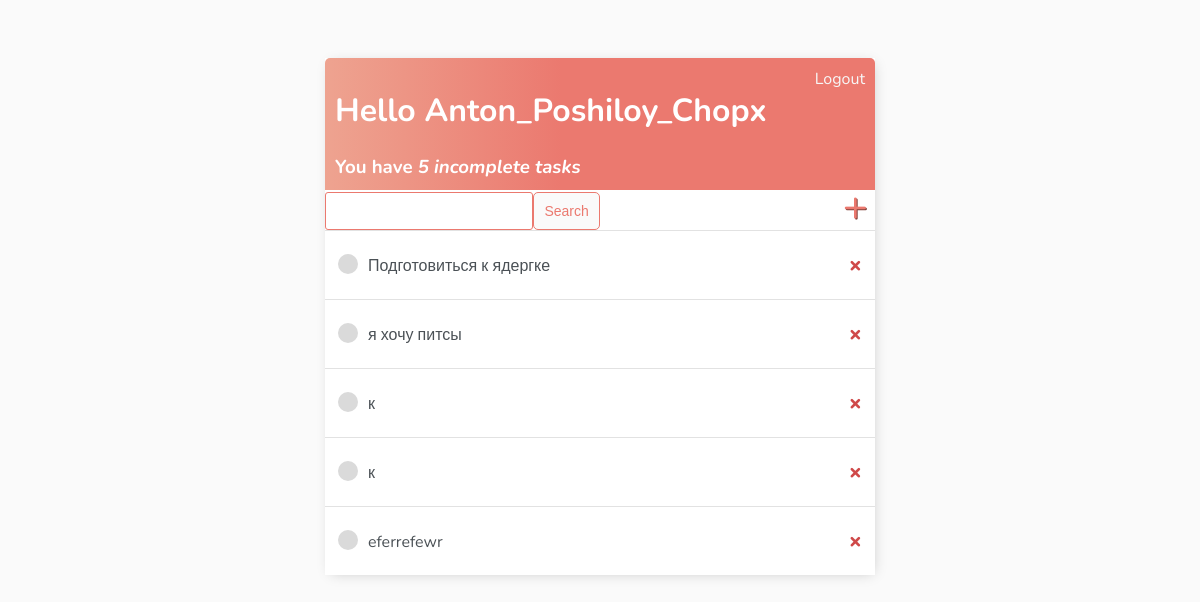
The page / (signed in) on the database as committed earlier.
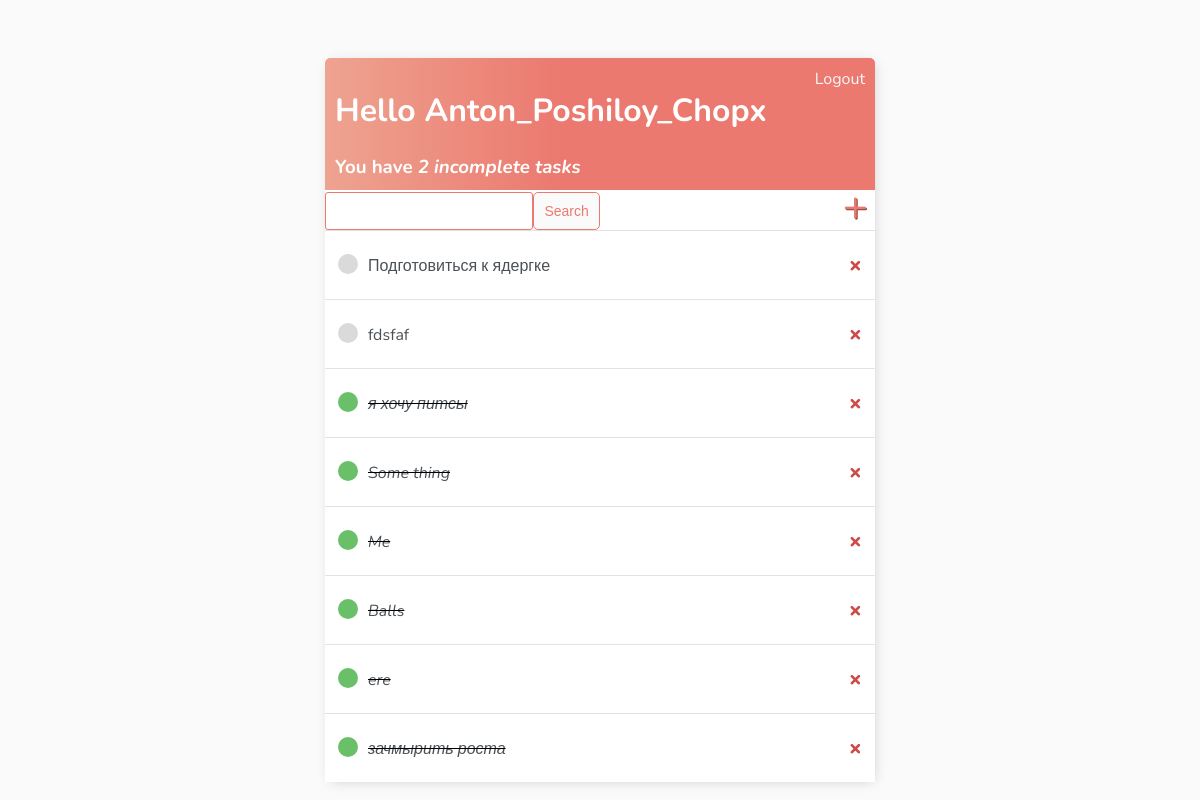
The same page on the database as committed later.
### base/models.py (models this page shows)
class Task(models.Model):
    user = models.ForeignKey(User, on_delete=models.CASCADE, null=True, blank=True)
    title = models.CharField(max_length=200)
    description = models.TextField(null=True, blank=True)
    complete = models.BooleanField(default=False)
    create = models.DateTimeField(auto_now_add=True)
    def __str__(self):
        return self.title
    class Meta:
        ordering = ['complete']

### base/views.py (the view)
# urls.py: path('', TaskList.as_view(), name='tasks'),
class TaskList(LoginRequiredMixin, ListView):
    model = Task
    context_object_name = 'tasks'
    def get_context_data(self, **kwargs):
        context = super().get_context_data(**kwargs)
        context['tasks'] = context['tasks'].filter(user=self.request.user)
        context['count'] = context['tasks'].filter(complete=False).count()
        search_input = self.request.GET.get('search-area') or ''
        if search_input:
            context['tasks'] = context['tasks'].filter(
                title__startswith=search_input)
        context['search_input'] = search_input
        return context

### base/templates/base/task_list.html
{% extends 'base/main.html' %}
{% block content %}
<div class="header-bar">
    <div>
        <h1>Hello {{request.user|title}}</h1>
        <h3 style="margin:0">You have <i>{{count}} incomplete task{{ count|pluralize:"s" }}</i></h3>
    </div>
    {% if request.user.is_authenticated %}
    <a href="{% url 'logout' %}">Logout</a>
    {% else %}
    <a href="{% url 'login' %}">Login</a>
    {% endif %}
</div>
<div id="selector-add-wrapper">
    <form method="GET" style="margin-top: -18px; ; margin-right: 250px; display: flex;">
        <input style="margin-top: 20px" type="text" name="search-area" value='{{ search_input }}'>
        <input style="margin-top: 20px" class="button" type="submit" value="Search">
    <form>
    <a id='add-link' href="{% url 'task-create' %}">&#43;</a>
</div>
<div class="task-items-wrapper">
    {% for task in tasks %}
        <div class="task-wrapper">
            {% if task.complete %}
            <div class="task-title">
                <div class="task-complete-icon"></div>
                <i><s><a href="{% url 'task-update' task.id %}">{{ task }}</a></s></i>
            </div>
            <a class="delete-link" href="{% url 'task-delete' task.id %}">&#215;</a>
            {% else %}
            <div class="task-title">
                <div class="task-incomplete-icon"></div>
                <a href="{% url 'task-update' task.id %}">{{ task }}</a>
            </div>
            <a class="delete-link" href="{% url 'task-delete' task.id %}">&#215;</a>
            {% endif %}
        </div>
    {% empty %}
    <h3>No items in list</h3>
    {% endfor %}
</div>
{% endblock content %}

### base/templates/base/main.html (shortened to what this page needs)
<!DOCTYPE html>
<html lang="en">
<head>
</head>
<body>
    <div class="container">
        {% block content %}
        {% endblock content %}
    </div>
</body>
</html>

### base/templates/base/main.html (style rules this page uses)
body { background-color: #FAFAFA; font-family: 'Nunito', sans-serif; padding-top: 50px; }
h1, h2, h3, h4, h5, h6, { font-family: 'Raleway', sans-serif; }
a, p { color: #4b5156 }
.container { max-width: 550px; margin: auto; background-color: #fff; -webkit-box-shadow: 2px 2px 13px -4px rgba(0, 0, 0, 0.21); box-shadow: 2px 2px 13px -4px rgba(0, 0, 0, 0.21); }
.header-bar { display: flex; justify-content: space-between; color: #fff; padding: 10px; border-radius: 5px 5px 0 0; background: linear-gradient(90deg, #EEA390 0%, #EB796F 43%, #EB796F 100% ); }
.header-bar a { color: rgb(247, 247, 247); text-decoration: none; }
.task-wrapper { display: flex; align-items: center; justify-content: space-between; padding: 3px; background-color: #fff; border-top: 1px solid rgb(226, 226, 226); }
.task-title a { text-decoration: none; color: #4b5156; position: relative; top: -19px; left: 40px; }
.task-complete-icon { height: 20px; width: 20px; background-color: rgb(105, 192, 105); border-radius: 50%; margin-top: 20px; margin-left: 10px; }
.task-incomplete-icon { height: 20px; width: 20px; background-color: rgb(218, 218, 218); border-radius: 50%; margin-top: 20px; margin-left: 10px; }
.delete-link { text-decoration: none; font-weight: 900; color: #cf4949; font-size: 22px; line-height: 0; position: relative; right: 10px; }
#add-link { color: #EB796F; text-decoration: none; font-size: 42px; text-shadow: 1px 1px #81413b; position: relative; left: 243px; top: 6px; }
input[type=text], input[type=password], textarea { border: 1px solid #EB796F; border-radius: 3px; padding: 5px; width: 90%; }
.button { border: 1px solid #EB796F; background-color: #FAFAFA; color: #EB796F; padding: 10px; font-size: 14px; border-radius: 5px; cursor: pointer; text-decoration: none; }

Rows that differ between the two databases and show on the page:
added Task: title "fdsfaf"
changed Task "я хочу питсы": complete False → True (drawn)
changed Task: complete False → True (drawn); title "к" → "Some thing"
changed Task (number 5 of 8 on the later page): complete False → True (drawn); title "к" → "Me"
changed Task: complete False → True (drawn); title "eferrefewr" → "Balls"
added Task: title "ere"
added Task: title "зачмырить роста"
Other text that changed with them:
{{ count }}: "5" → "2"
